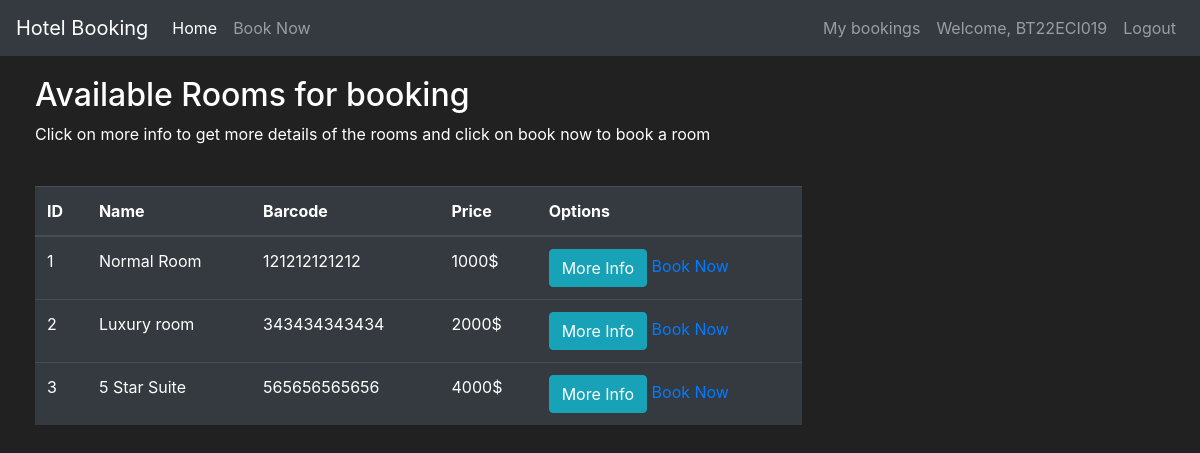
Page /market (signed in) on the committed database.
### hotel/models.py (models this page shows, shortened)
class User(db.Model, UserMixin):
    id = db.Column(db.Integer(), primary_key=True)
    username = db.Column(db.String(length=30), nullable=False, unique=True)
    email_address = db.Column(db.String(length=50), nullable=False, unique=True)
    password_hash = db.Column(db.String(length=60), nullable=False)
    bookings = db.relationship('booking', backref='user', lazy=True)
    @property
    def password(self):
        return self.password

class Item(db.Model):
    id = db.Column(db.Integer(), primary_key=True)
    name = db.Column(db.String(length=30), nullable=False, unique=True)
    price = db.Column(db.Integer(), nullable=False)
    barcode = db.Column(db.String(length=12), nullable=False, unique=True)
    description = db.Column(db.String(length=1024), nullable=False, unique=True)
    bookings = db.relationship('booking', backref='item', lazy=True)

### hotel/routes.py (the view)
@app.route('/market', methods=['GET', 'POST'])
@login_required
def market_page():
        items=Item.query.all()
        return render_template('market.html',items=items)

### hotel/models.py (called while the page is built)
@login_manager.user_loader
def load_user(user_id):
    return User.query.get(int(user_id))

### hotel/templates/market.html (shortened to what this page needs)
{% extends 'base.html' %}
{% block content %}
<div class="row" style="margin-top:20px; margin-left:20px">
   <div class="col-8">
       <h2>Available Rooms for booking</h2>
       <p>Click on more info to get more details of the rooms and click on book now to book a room</p>
       <br>
      <table class="table table-hover table-dark">
         <thead>
            <tr>
               <th scope="col">ID</th>
               <th scope="col">Name</th>
               <th scope="col">Barcode</th>
               <th scope="col">Price</th>
               <th scope="col">Options</th>
            </tr>
         </thead>
         <tbody>
            {% for item in items %}
            <tr>
               <td>{{ item.id }}</td>
               <td>{{ item.name }}</td>
               <td>{{ item.barcode }}</td>
               <td>{{ item.price }}$</td>
               <td>
                  <button class="btn btn-outline btn-info" data-toggle="modal" data-target="#Modal-MoreInfo-{{ item.id }}">More Info</button>
                  <a href="{{ url_for('bookings_page', type=item.name, cost = item.price) }}" class="button">Book Now</a>
               </td>
            </tr>
            {% endfor %}
         </tbody>
      </table>
   </div>
{% endblock %}

### hotel/templates/base.html (shortened to what this page needs)
<!doctype html>
<html lang="en">
<head>
    <link rel="stylesheet" href="https://cdn.jsdelivr.net/npm/bootstrap@4.5.3/dist/css/bootstrap.min.css"
>
</head>
<body>
    <nav class="navbar navbar-expand-md navbar-dark bg-dark">
        <a class="navbar-brand" href="#">Hotel Booking</a>
        <div class="collapse navbar-collapse" id="navbarNav">
            <ul class="navbar-nav mr-auto">
                <li class="nav-item active">
                    <a class="nav-link" href="{{ url_for('home_page') }}">Home </a>
                </li>
                <li class="nav-item">
                    <a class="nav-link" href="{{ url_for('market_page') }}">Book Now</a>
                </li>
            </ul>
            {% if current_user.is_authenticated %}
            <ul class="navbar-nav">
                <li class="nav-item">
                    <a class="nav-link" href="{{ url_for('show_bookings_page') }}">My bookings</a>
                </li>
                <li class="nav-item">
                    <a class="nav-link">Welcome, {{ current_user.username }}</a>
                </li>
                <li class="nav-item">
                    <a class="nav-link" href="{{ url_for('logout_page') }}">Logout</a>
                </li>
            </ul>
            {% endif %}
        </div>
    </nav>
    {% block content %}
    {% endblock %}
</body>
</html>

### hotel/templates/base.html (style rules this page uses)
body { background-color: #212121; color: white }

### rows in the picture
User: username "BT22ECI019"
Item: id "1", name "Normal Room", barcode "121212121212", price "1000"
Item: id "2", name "Luxury room", barcode "343434343434", price "2000"
Item: id "3", name "5 Star Suite", barcode "565656565656", price "4000"
